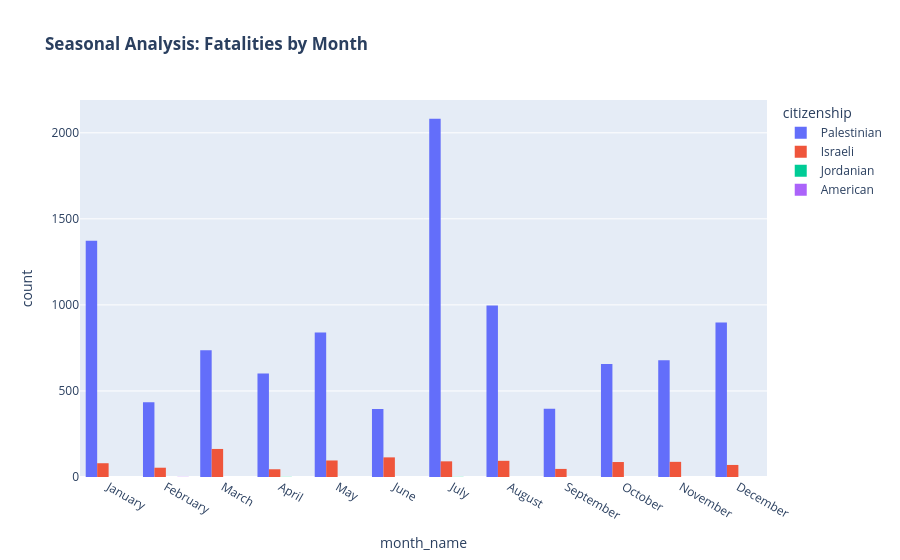

The notebook cell this image was saved under:
### Code cell
# Create a month column for Seasonality Analysis
df['month_name'] = df['date_of_event'].dt.month_name()
month_order = ['January', 'February', 'March', 'April', 'May', 'June', 
               'July', 'August', 'September', 'October', 'November', 'December']

# Plotly Monthly Trend
fig_month = px.histogram(df, x='month_name', color='citizenship',
                   category_orders={'month_name': month_order},
                   title='<b>Seasonal Analysis: Fatalities by Month</b>',
                   barmode='group')
fig_month.show()

### Figure 1 — Plotly figure (JSON) as saved in the notebook; plotly's stock layout.template omitted (floating-point values rounded to 4 significant figures; data arrays with more than 128 entries replaced by an {"elided": "..."} marker saying what was removed)
{"data": [{"alignmentgroup": "True", "bingroup": "x", "hovertemplate": "citizenship=Palestinian<br>month_name=%{x}<br>count=%{y}<extra></extra>", "legendgroup": "Palestinian", "marker": {"color": "#636efa", "pattern": {"shape": ""}}, "name": "Palestinian", "offsetgroup": "Palestinian", "orientation": "v", "showlegend": true, "type": "histogram", "x": {"elided": "10085 str values"}, "xaxis": "x", "yaxis": "y"}, {"alignmentgroup": "True", "bingroup": "x", "hovertemplate": "citizenship=Israeli<br>month_name=%{x}<br>count=%{y}<extra></extra>", "legendgroup": "Israeli", "marker": {"color": "#EF553B", "pattern": {"shape": ""}}, "name": "Israeli", "offsetgroup": "Israeli", "orientation": "v", "showlegend": true, "type": "histogram", "x": {"elided": "1029 str values"}, "xaxis": "x", "yaxis": "y"}, {"alignmentgroup": "True", "bingroup": "x", "hovertemplate": "citizenship=Jordanian<br>month_name=%{x}<br>count=%{y}<extra></extra>", "legendgroup": "Jordanian", "marker": {"color": "#00cc96", "pattern": {"shape": ""}}, "name": "Jordanian", "offsetgroup": "Jordanian", "orientation": "v", "showlegend": true, "type": "histogram", "x": ["April", "July"], "xaxis": "x", "yaxis": "y"}, {"alignmentgroup": "True", "bingroup": "x", "hovertemplate": "citizenship=American<br>month_name=%{x}<br>count=%{y}<extra></extra>", "legendgroup": "American", "marker": {"color": "#ab63fa", "pattern": {"shape": ""}}, "name": "American", "offsetgroup": "American", "orientation": "v", "showlegend": true, "type": "histogram", "x": ["February"], "xaxis": "x", "yaxis": "y"}], "layout": {"barmode": "group", "legend": {"title": {"text": "citizenship"}, "tracegroupgap": 0}, "title": {"text": "<b>Seasonal Analysis: Fatalities by Month</b>"}, "xaxis": {"anchor": "y", "categoryarray": ["January", "February", "March", "April", "May", "June", "July", "August", "September", "October", "November", "December"], "categoryorder": "array", "domain": [0, 1], "title": {"text": "month_name"}}, "yaxis": {"anchor": "x", "domain": [0, 1], "title": {"text": "count"}}}}
